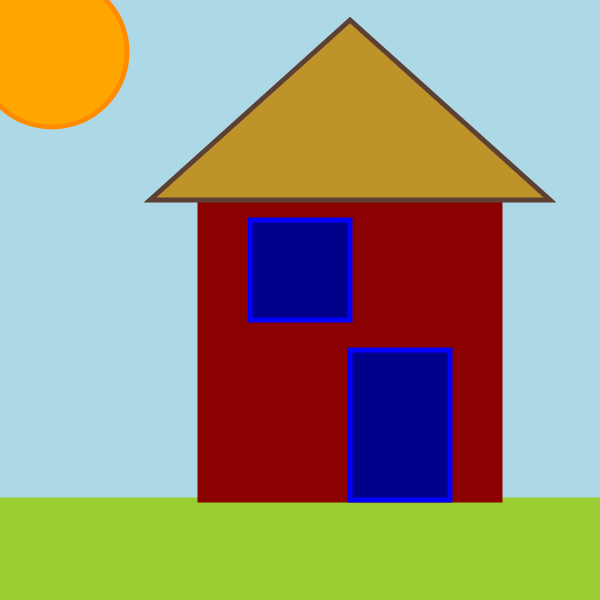
Frame 1 (no input)
Frame 60 (no input): identical to frame 1, image omitted
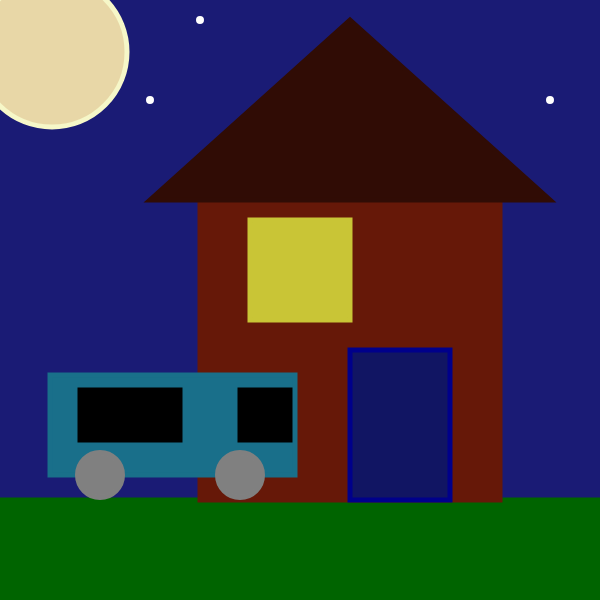
Frame 120 (the mouse pressed at the canvas centre since frame 60)

The p5.js sketch that drew these frames (run headless with seeded random() and noise() and a simulated clock; from frame 60 on, the mouse is pressed at the canvas centre):

// p5.js sketch
// ── sketch.js
let daytime = true;

function setup() {
  createCanvas(600, 600);
}

function draw() {

  if(daytime){
//morning landscape
  background(173,216,230); 


//sun 
  stroke('darkorange');
  fill('orange');
  strokeWeight(5);
  circle(52,52,150);

//grass
  fill('yellowgreen');
  stroke('yellowgreen');
  rect(0,500,600,100); 

//house building 
  fill('darkred');
  stroke('darkred');
  rect(200,200,300,300);

//roof
  fill(189, 147, 42);
  stroke(92,64,51);
  triangle(150, 200, 350, 20, 550, 200);

//door
  fill('darkblue');
  stroke('blue');
  strokeWeight(5);
  rect(350,350,100,150);

// window 2
  fill('darkblue');
  stroke('blue');
  strokeWeight(5);
  rect(250,220,100,100);

  }else{
    //night time 
    background(26,27,117); 

    //MOON
  stroke(246,247,200);
  fill(232, 215, 167);
  strokeWeight(5);
  circle(52,52,150);

//grass
  fill('darkgreen');
  stroke('darkgreen');
  rect(0,500,600,100); 

//house building 
  fill(102, 24, 8);
  stroke(102, 24, 8);
  rect(200,200,300,300);

//roof
  fill(48,12,5);
  stroke(48,12,5);
  triangle(150, 200, 350, 20, 550, 200);

//door
  fill(17, 21, 99);
  stroke('darkblue');
  strokeWeight(5);
  rect(350,350,100,150);

// window 2
  fill(201, 197, 54);
  stroke(201, 197, 54);
  strokeWeight(5);
  rect(250,220,100,100);

  //car 
  fill(25, 111, 138);
  stroke(25, 111, 138);
  strokeWeight(5);
  rect(50,375,245,100);

  //car tires back and front
  fill('gray');
  stroke('gray');
  circle(100,475,45)

  fill('gray');
  stroke('gray');
  circle(240,475,45)

  //car window
  fill('black');
  stroke('black');
  strokeWeight(5);
  rect(240,390,50,50);

  fill('black');
  stroke('black');
  strokeWeight(5);
  rect(80,390,100,50);

  //stars
  fill('white');
  stroke('white');
  circle(200,20,3);

  fill('white');
  stroke('white');
  circle(150,100,3);

  fill('white');
  stroke('white');
  circle(550,100,3);




  }

  
}

 function mousePressed() {
  daytime = !daytime 
  // =! means not equal aka daytime is false which turns into nighttime

 }
